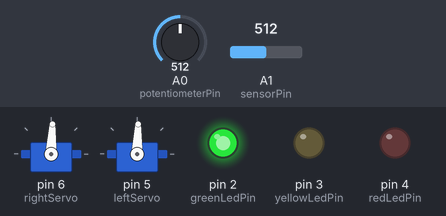
This sketch was run on a simulated Arduino Uno, built with avr-gcc and run on an emulated ATmega328P. Parts: 2 × servo, output pins drawn as LEDs (lit = HIGH). The inputs (shaded band) are chosen by the test bench; at power-on: A1 (sensorPin) = 512, A0 (potentiometerPin) = 512.

Above: at 1.2 s.
1.3 s: A1 (sensorPin) set to 486
At 2.2 s:
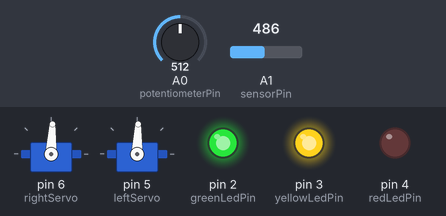
2.8 s: A0 (potentiometerPin) set to 716
At 3.3 s:
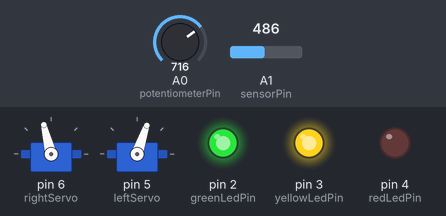
4.3 s: A1 (sensorPin) set to 510
At 5.5 s:
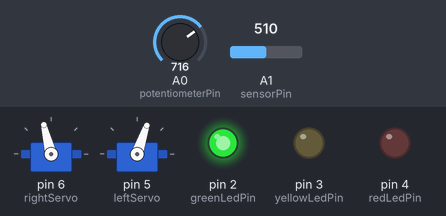
5.8 s: A0 (potentiometerPin) set to 900
At 6.9 s:
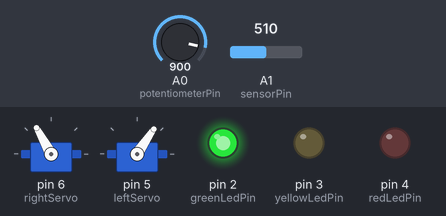
7.3 s: A1 (sensorPin) set to 490
At 8.1 s:
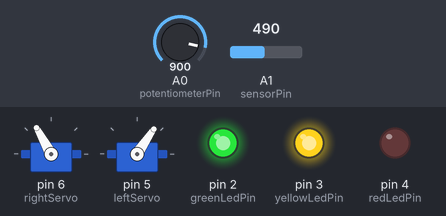
8.8 s: A0 (potentiometerPin) set to 1023
At 9.3 s:
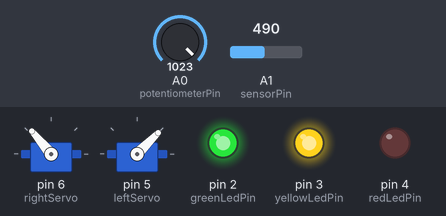
Timing chart, 0 to 11.3 s (numbered marks = the images above; inputs shaded):
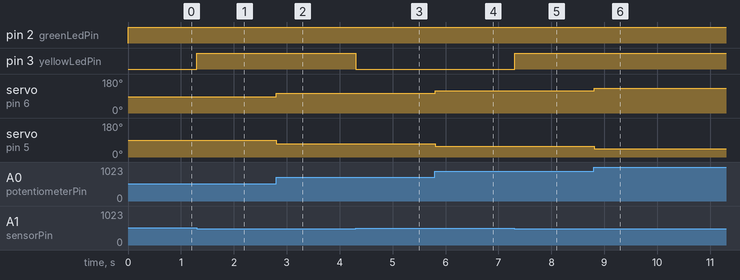

The sketch:

adjustable_phone_stand.ino
```cpp
/*
 * Functionality for Arduino Uno in the adjustable phone stand project.
 *
 * Axel Wester
 *
 */

#include <Servo.h>

Servo rightServo;
Servo leftServo;

int rightMovement;
int leftMovement;

int redLedPin = 4;
int yellowLedPin = 3;
int greenLedPin = 2;

int sensorPin = A1;
int potentiometerPin = A0;

int knob;
int light;

void setup() {
  pinMode(redLedPin, OUTPUT);
  pinMode(yellowLedPin, OUTPUT);
  pinMode(greenLedPin, OUTPUT);

  pinMode(potentiometerPin, INPUT);
  pinMode(sensorPin, INPUT);

  rightServo.attach(6);
  leftServo.attach(5);
}

void loop() {

  light = analogRead(sensorPin);
  knob = analogRead(potentiometerPin);

  if (light > 900) {
    digitalWrite(greenLedPin, LOW);
    digitalWrite(yellowLedPin, LOW);
    digitalWrite(redLedPin, LOW);

  } else if (light > 500) {
    digitalWrite(greenLedPin, HIGH);
    digitalWrite(yellowLedPin, LOW);
    digitalWrite(redLedPin, LOW);

  } else if (light > 200) {
    digitalWrite(greenLedPin, HIGH);
    digitalWrite(yellowLedPin, HIGH);
    digitalWrite(redLedPin, LOW);

  } else {
    digitalWrite(greenLedPin, HIGH);
    digitalWrite(yellowLedPin, HIGH);
    digitalWrite(redLedPin, HIGH);
  }

  rightMovement = map(knob, 0, 1023, 45, 130);
  leftMovement = map(knob, 0, 1023, 130, 45);

  rightServo.write(rightMovement);
  leftServo.write(leftMovement);
  delay(15);
}
```

Measured:
- the behaviour switches between 501 and 500 on A1 (sensorPin) (found by bisection; images 0 and 1)
- after the input at 1.3 s, pin 3 (yellowLedPin): LOW → HIGH at once
- after the input at 2.8 s, servo on pin 6 (rightServo): 87° → 104° at once; servo on pin 5 (leftServo): 88° → 71° at once
- after the input at 4.3 s, pin 3 (yellowLedPin): HIGH → LOW at once
- after the input at 5.8 s, servo on pin 6 (rightServo): 104° → 119° at once; servo on pin 5 (leftServo): 71° → 56° at once
- after the input at 7.3 s, pin 3 (yellowLedPin): LOW → HIGH at once
- after the input at 8.8 s, servo on pin 6 (rightServo): 119° → 130° at once; servo on pin 5 (leftServo): 56° → 45° at once
